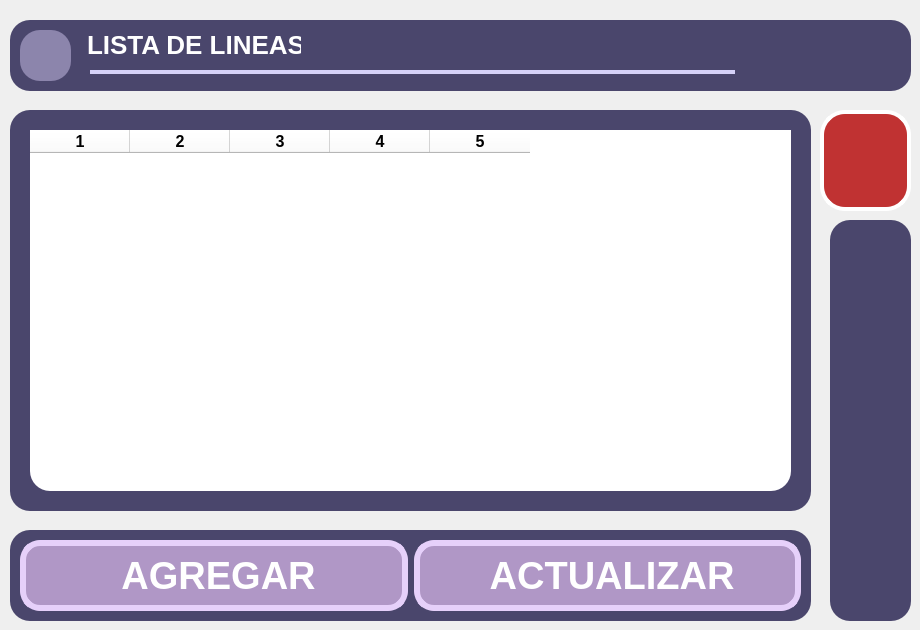
      <widget class="QWidget" name="page_18">
       <widget class="QWidget" name="widget_38" native="true">
        <property name="geometry">
         <rect>
          <x>10</x>
          <y>110</y>
          <width>801</width>
          <height>401</height>
         </rect>
        </property>
        <property name="styleSheet">
         <string notr="true">background-color: rgb(74, 70, 108);
border-radius: 20px;</string>
        </property>
        <widget class="QTableWidget" name="Linea_tableWidget">
         <property name="geometry">
          <rect>
           <x>20</x>
           <y>20</y>
           <width>761</width>
           <height>361</height>
          </rect>
         </property>
         <property name="font">
          <font>
           <pointsize>-1</pointsize>
           <weight>75</weight>
           <bold>true</bold>
          </font>
         </property>
         <property name="styleSheet">
          <string notr="true">font-size: 16px;
font-weight: 600;  /* Semibold */
background-color: rgb(255, 255, 255);
</string>
         </property>
         <property name="columnCount">
          <number>5</number>
         </property>
         <column/>
         <column/>
         <column/>
         <column/>
         <column/>
        </widget>
       </widget>
       <widget class="QWidget" name="cuadrilleros_widget_16" native="true">
        <property name="geometry">
         <rect>
          <x>10</x>
          <y>530</y>
          <width>801</width>
          <height>91</height>
         </rect>
        </property>
        <property name="styleSheet">
         <string notr="true">background-color: rgb(74, 70, 108);
        /*border: 2px solid black;*/
        border-radius: 20px;  /* Ajusta el valor para hacer las esquinas más o menos redondas */
        padding: 10px;  /* Ajusta el margen interno del QLabel */</string>
        </property>
        <widget class="QWidget" name="horizontalLayoutWidget_11">
         <property name="geometry">
          <rect>
           <x>10</x>
           <y>10</y>
           <width>781</width>
           <height>71</height>
          </rect>
         </property>
         <layout class="QHBoxLayout" name="horizontalLayout_11">
          <item>
           <widget class="QPushButton" name="CrearLinea_Btn">
            <property name="sizePolicy">
             <sizepolicy hsizetype="Ignored" vsizetype="Ignored">
              <horstretch>0</horstretch>
              <verstretch>0</verstretch>
             </sizepolicy>
            </property>
            <property name="font">
             <font>
              <family>Segoe UI</family>
              <pointsize>-1</pointsize>
              <weight>81</weight>
              <bold>true</bold>
             </font>
            </property>
            <property name="styleSheet">
             <string notr="true">QPushButton {
        background-color: rgb(176, 151, 198);
		color: white;
        border-radius: 20px; 
        padding: 10px; 
        border: 6px solid white;
        border-color: rgb(230, 208, 250);
font-family: &quot;Segoe UI&quot;;
font-size: 38px;
font-weight: 650; 

    }</string>
            </property>
            <property name="text">
             <string> AGREGAR</string>
            </property>
            <property name="icon">
             <iconset resource="../resources/resources.qrc">
              <normaloff>:/images/iconos/botones/crear3_svg.svg</normaloff>:/images/iconos/botones/crear3_svg.svg</iconset>
            </property>
            <property name="iconSize">
             <size>
              <width>62</width>
              <height>62</height>
             </size>
            </property>
           </widget>
          </item>
          <item>
           <widget class="QPushButton" name="ActualizarLinea_Btn">
            <property name="sizePolicy">
             <sizepolicy hsizetype="Ignored" vsizetype="Ignored">
              <horstretch>0</horstretch>
              <verstretch>0</verstretch>
             </sizepolicy>
            </property>
            <property name="font">
             <font>
              <family>Segoe UI</family>
              <pointsize>-1</pointsize>
              <weight>81</weight>
              <bold>true</bold>
             </font>
            </property>
            <property name="styleSheet">
             <string notr="true">QPushButton {
        background-color: rgb(176, 151, 198);
		color: white;
        border-radius: 20px; 
        padding: 10px; 
        border: 6px solid white;
        border-color: rgb(230, 208, 250);
font-family: &quot;Segoe UI&quot;;
font-size: 38px;
font-weight: 650; 

    }</string>
            </property>
            <property name="text">
             <string> ACTUALIZAR</string>
            </property>
            <property name="icon">
             <iconset resource="../resources/resources.qrc">
              <normaloff>:/images/iconos/botones/actualizar4_svg.svg</normaloff>:/images/iconos/botones/actualizar4_svg.svg</iconset>
            </property>
            <property name="iconSize">
             <size>
              <width>62</width>
              <height>62</height>
             </size>
            </property>
           </widget>
          </item>
         </layout>
        </widget>
       </widget>
       <widget class="QWidget" name="cuadrilleros_widget_17" native="true">
        <property name="geometry">
         <rect>
          <x>10</x>
          <y>20</y>
          <width>901</width>
          <height>71</height>
         </rect>
        </property>
        <property name="styleSheet">
         <string notr="true">background-color: rgb(74, 70, 108);
        /*border: 2px solid black;*/
        border-radius: 20px;  /* Ajusta el valor para hacer las esquinas más o menos redondas */
        padding: 10px;  /* Ajusta el margen interno del QLabel */</string>
        </property>
        <widget class="QLabel" name="ListaLineas_Lbl">
         <property name="geometry">
          <rect>
           <x>60</x>
           <y>0</y>
           <width>241</width>
           <height>51</height>
          </rect>
         </property>
         <property name="font">
          <font>
           <family>Segoe UI</family>
           <pointsize>-1</pointsize>
           <weight>81</weight>
           <bold>true</bold>
          </font>
         </property>
         <property name="styleSheet">
          <string notr="true">background-color: rgb(74, 70, 108);
color: white;  
font-family: &quot;Segoe UI&quot;;
font-size: 26px;
font-weight: 650; 



</string>
         </property>
         <property name="text">
          <string>&lt;html&gt;&lt;head/&gt;&lt;body&gt;&lt;p&gt;&lt;span style=&quot; color:#ffffff;&quot;&gt;LISTA DE LINEAS&lt;/span&gt;&lt;/p&gt;&lt;/body&gt;&lt;/html&gt;</string>
         </property>
        </widget>
        <widget class="QLabel" name="label_37">
         <property name="geometry">
          <rect>
           <x>80</x>
           <y>50</y>
           <width>645</width>
           <height>4</height>
          </rect>
         </property>
         <property name="styleSheet">
          <string notr="true">background-color: rgb(213, 209, 248);</string>
         </property>
         <property name="text">
          <string/>
         </property>
        </widget>
        <widget class="QPushButton" name="BackLineaMenu_Btn">
         <property name="geometry">
          <rect>
           <x>10</x>
           <y>10</y>
           <width>51</width>
           <height>51</height>
          </rect>
         </property>
         <property name="styleSheet">
          <string notr="true">QPushButton {
	border-image: url(:/icons/iconos/botones/close.png);

       background-color: #8C85AC;
        /*border: 2px solid black;*/
        border-radius: 20px;  /* Ajusta el valor para hacer las esquinas más o menos redondas */
        padding: 10px;  /* Ajusta el margen interno del QLabel */
    }

/* Hover: Morado más oscuro pero vibrante (resalta sin ser claro) */
QPushButton:hover {
    background-color: #938BB6;  /* Morado &quot;SlateBlue&quot; (oscuro pero saturado) */
   
}
</string>
         </property>
         <property name="text">
          <string/>
         </property>
         <property name="icon">
          <iconset resource="../resources/resources.qrc">
           <normaloff>:/images/iconos/etiquetas/back_svg1.svg</normaloff>:/images/iconos/etiquetas/back_svg1.svg</iconset>
         </property>
         <property name="iconSize">
          <size>
           <width>42</width>
           <height>42</height>
          </size>
         </property>
        </widget>
       </widget>
       <widget class="QWidget" name="cuadrilleros_widget_18" native="true">
        <property name="geometry">
         <rect>
          <x>830</x>
          <y>220</y>
          <width>81</width>
          <height>401</height>
         </rect>
        </property>
        <property name="styleSheet">
         <string notr="true">background-color: rgb(74, 70, 108);
        /*border: 2px solid black;*/
        border-radius: 20px;  /* Ajusta el valor para hacer las esquinas más o menos redondas */
        padding: 10px;  /* Ajusta el margen interno del QLabel */</string>
        </property>
       </widget>
       <widget class="QPushButton" name="EliminarLinea_Btn">
        <property name="geometry">
         <rect>
          <x>820</x>
          <y>110</y>
          <width>91</width>
          <height>101</height>
         </rect>
        </property>
        <property name="sizePolicy">
         <sizepolicy hsizetype="Ignored" vsizetype="Ignored">
          <horstretch>0</horstretch>
          <verstretch>0</verstretch>
         </sizepolicy>
        </property>
        <property name="font">
         <font>
          <pointsize>31</pointsize>
         </font>
        </property>
        <property name="styleSheet">
         <string notr="true">QPushButton {

        background-color: #C03232;
        /*border: 2px solid black;*/
		color: white;  /* Cambia el color de la fuente a blanco */
        border-radius: 25px;  /* Ajusta el valor para hacer las esquinas más o menos redondas */
        padding: 10px;  /* Ajusta el margen interno del QLabel */
		border: 4px solid white;
    }</string>
        </property>
        <property name="text">
         <string/>
        </property>
        <property name="icon">
         <iconset resource="../resources/resources.qrc">
          <normaloff>:/images/iconos/botones/borrar.png</normaloff>:/images/iconos/botones/borrar.png</iconset>
        </property>
        <property name="iconSize">
         <size>
          <width>72</width>
          <height>72</height>
         </size>
        </property>
       </widget>
      </widget>
